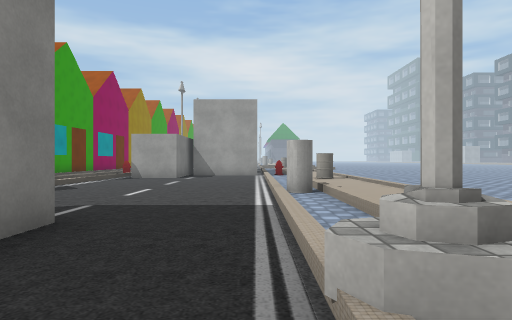
view 1 (above)

24 first-person views from a walk through a Unity game level. The camera is 1.2 m above the floor, looks level and sees 75° across. The floor is counted in squares, 2 m on a side. Each view is taken from the middle of a square. On the plan, view 1 faces up. The plan holds only what a view shows up to about 10 squares ahead; the rest is blank. The place goes on beyond the plan. Some surface patterns are stand-ins.

view 2
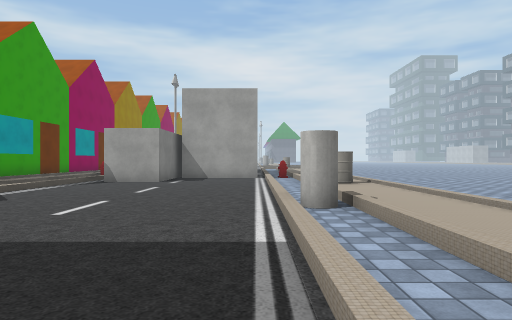

view 3
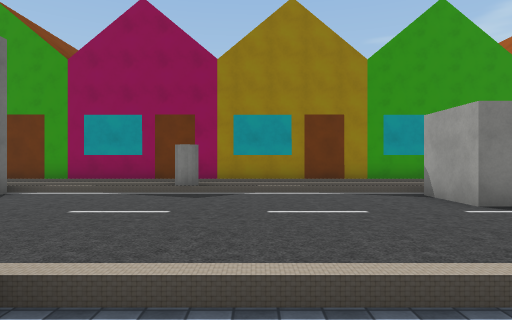

view 4
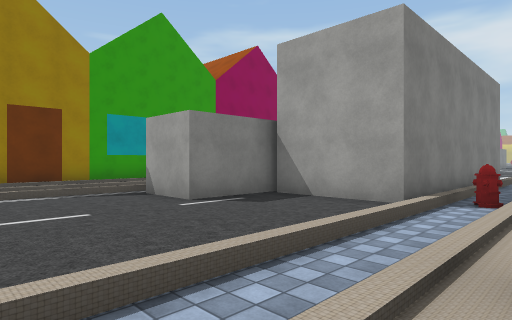

view 5
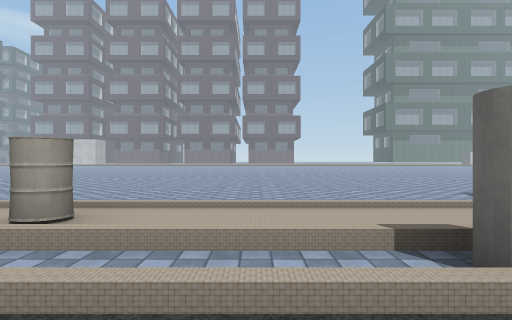

view 6
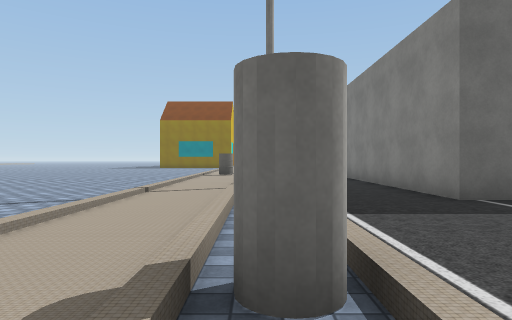

view 7
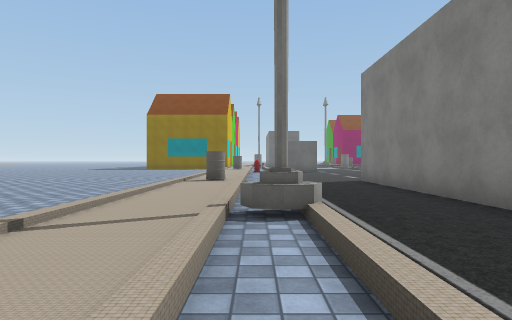

view 8
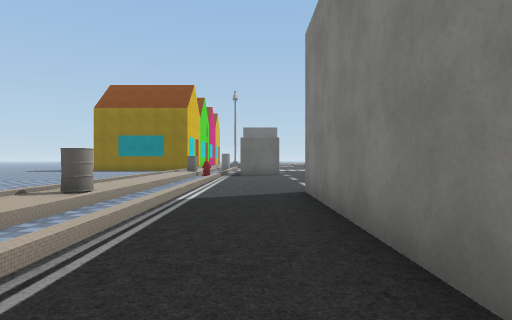

view 9
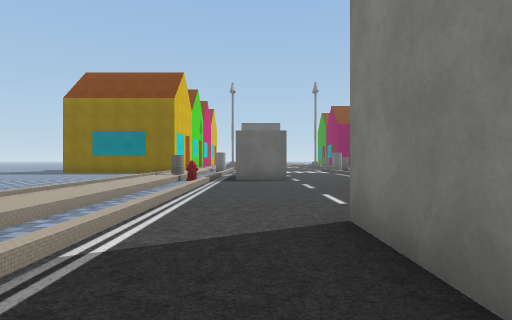

view 10
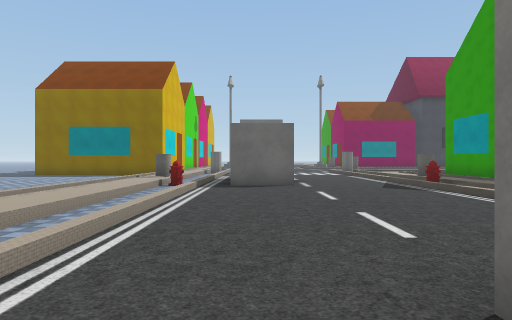

view 11
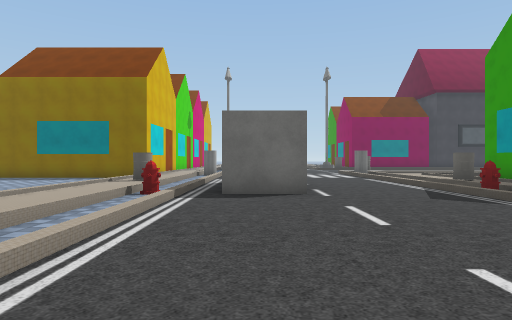

view 12
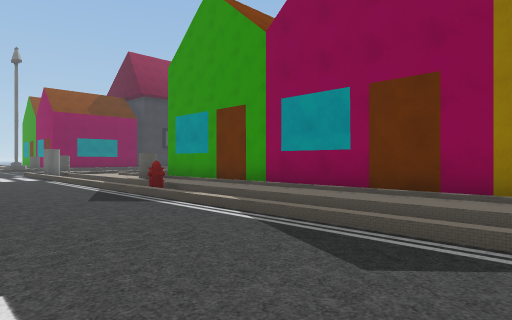

view 13
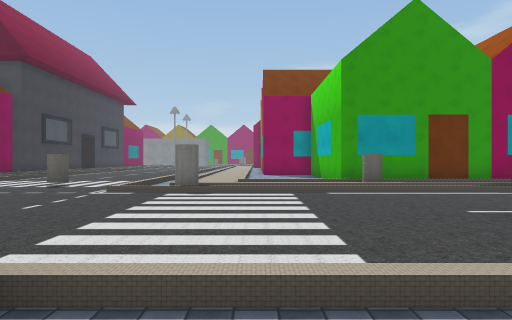

view 14
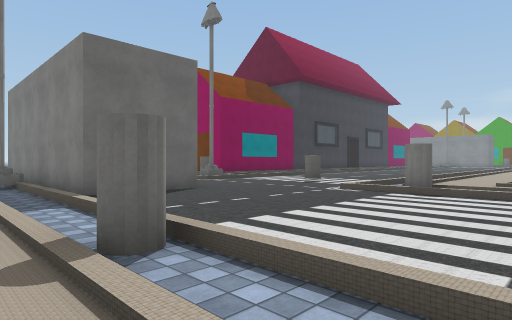

view 15
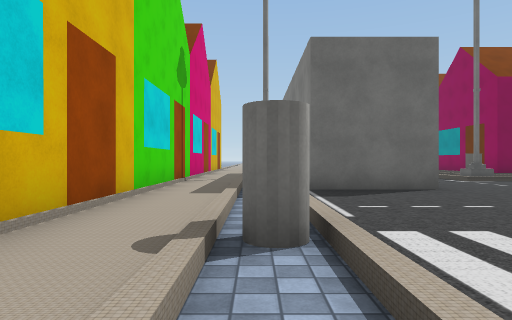

view 16
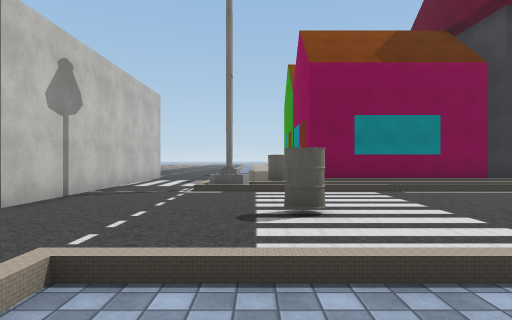

view 17
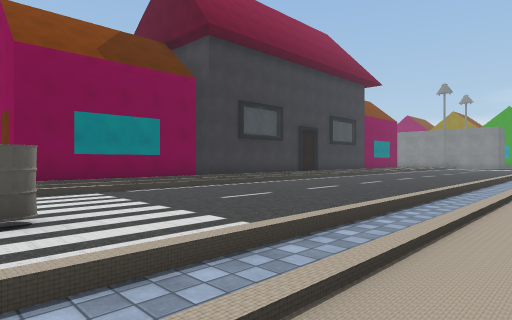

view 18
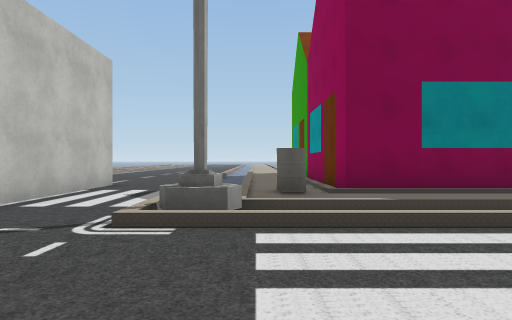

view 19
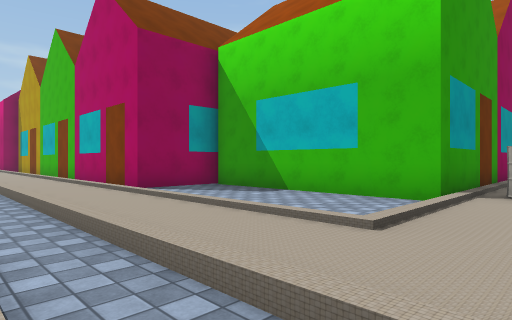

view 20
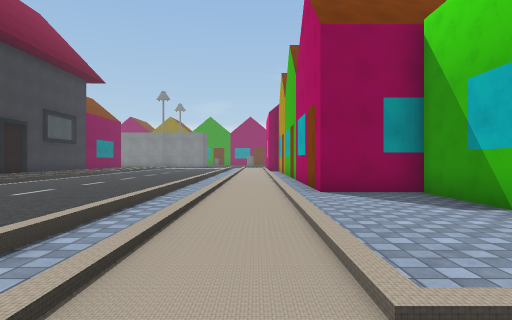

view 21
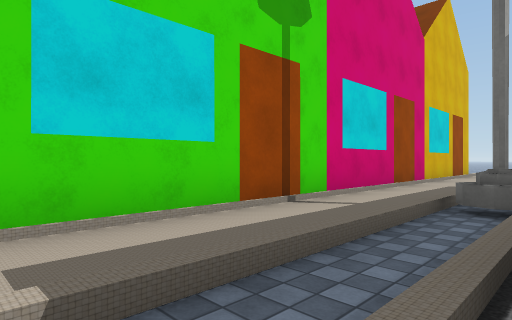

view 22
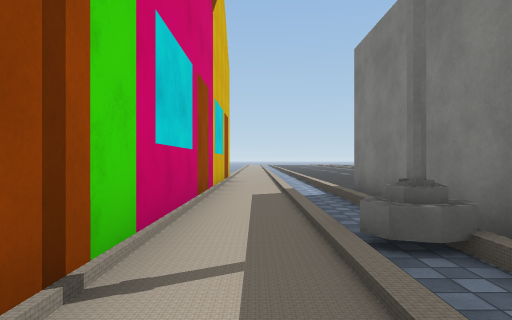

view 23
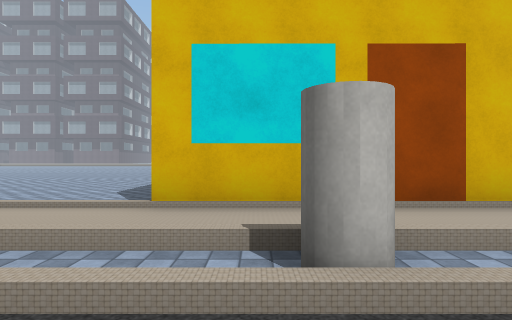

view 24
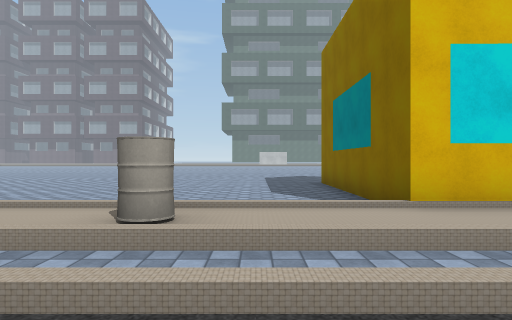

### Floor plan
Key: @ floor where view 1 was taken; # wall or solid block; . floor; / step, stairs or slope; = window, fence, low wall or low ledge; C cylinder; H house; Y hydrant; O other object.
Columns run from 16 left of view 1 to 9 right of it. Each row starts with its distance up from view 1.
 15         H       #.
 14         H       #Y
 13         H/   ####.   .....
 12         H/// #..... ......
 11         H///##...../......
 10         #///......O/......
  9         #///......./......
  8         #///......./......
  7         H//C.....C./......
  6         #//C.....C./......
  5         #///......./......
  4         #///......./......
  3         H///###..../......
  2         H//   #..../... ..
  1         H/    #..#./...
  0               #.@../....
 -1               #..../.....
 -2               #..../.....
 -3               #..../....
 -4               #...O/.....
 -5           //......./.....
 -6         H///......./..
 -7         #///......./...
 -8         #///......./... ..
 -9         #///......./......
-10         H///......./......
-11         #//Y..##.Y./......
-12         #///..  .../......
-13         #///..  .../......
-14    H#####O//......O/......
-15    H.....///......./......
-16    H.....///......./......
-17 .........///.......H####H.
-18 .........//C.....C.##
-19 ///////////C.....C.#
-20 ////////////.......#
-21 ...................#
-22 .........O.........#
-23 ..............###..#
-24 ..............###..#
-25 // /////////..###..H
-26     //////=/..####.H
-27    ......// ..###..H
-28   ######HO/ ..###..H
-29        ##// ..###..H
-30         #// ..###..#
-31         #///... ...#
-32              ......#

Where each view was taken, in squares from view 1:
view 1: 0 up, 0 right, facing up
view 2: 2 up, 0 right, facing up
view 3: 8 up, 2 right, facing left
view 4: 8 up, 2 right, facing up-left
view 5: 8 up, 1 left, facing right
view 6: 8 up, 1 right, facing down
view 7: 5 up, 1 right, facing down
view 8: 2 up, 1 left, facing down
view 9: 1 down, 1 left, facing down
view 10: 3 down, 1 left, facing down
view 11: 5 down, 1 left, facing down
view 12: 5 down, 2 left, facing down-left
view 13: 17 down, 2 right, facing left
view 14: 16 down, 2 right, facing down-left
view 15: 16 down, 1 right, facing down
view 16: 18 down, 6 left, facing down
view 17: 18 down, 6 left, facing down-left
view 18: 22 down, 6 left, facing down
view 19: 20 down, 6 left, facing up-left
view 20: 18 down, 6 left, facing left
view 21: 21 down, 0 right, facing down-right
view 22: 23 down, 2 right, facing down
view 23: 18 down, 1 left, facing right
view 24: 15 down, 1 left, facing right
